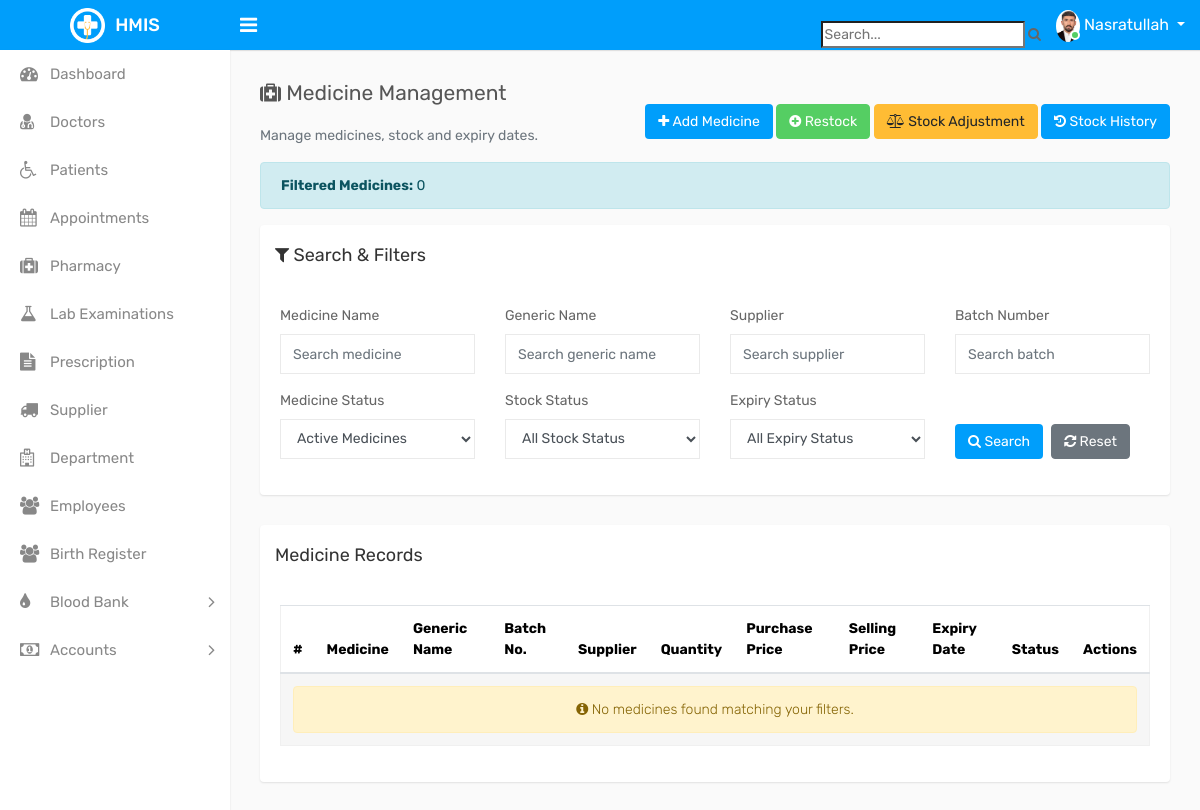
/medicines/ (signed in), run on an earlier commit of the app's database.
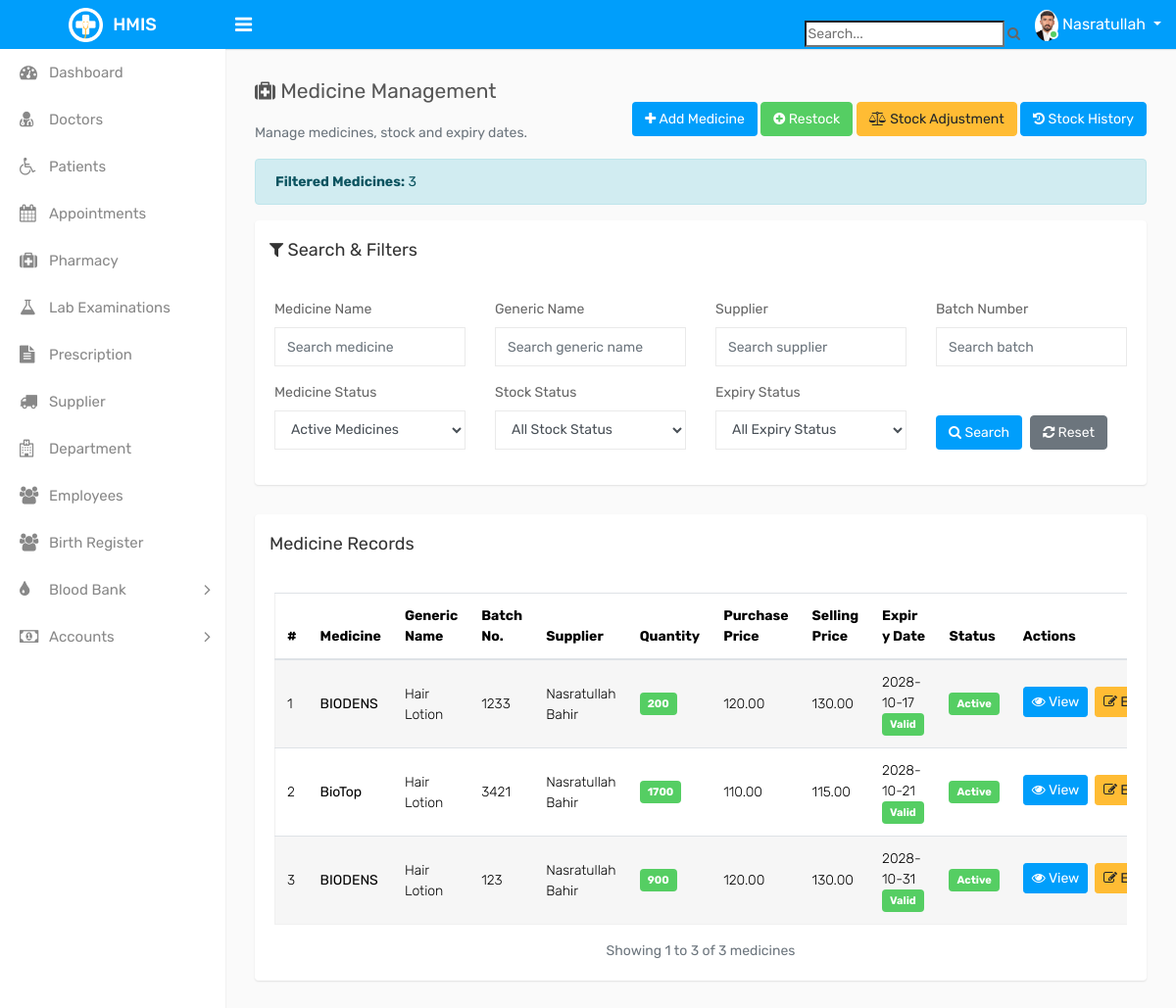
And on a later commit of the database.
### pharmacy/models.py (models this page shows, shortened)
class Medicine(models.Model):
    name = models.CharField(max_length=100)
    generic_name = models.CharField(max_length=100, blank=True, null=True)
    supplier = models.ForeignKey(Supplier, on_delete=models.CASCADE)
    batch_no = models.CharField(max_length=50, unique=True)
    description = models.TextField(blank=True, null=True)
    expiry_date = models.DateField()
    quantity = models.PositiveIntegerField(default=0)
    is_active = models.BooleanField(default=True)
    purchase_price = models.DecimalField(max_digits=10, decimal_places=2)
    selling_price = models.DecimalField(max_digits=10, decimal_places=2)

class Supplier(models.Model):
    name = models.CharField(max_length=100)
    contact = models.CharField(max_length=15)
    email = models.EmailField()
    address = models.TextField()
    about = models.TextField()
    def __str__(self):
        return self.name

### pharmacy/views.py (the view)
# urls.py: path('medicines/', views.medicine_list, name='medicine_list'),
@login_required
def medicine_list(request):
    today = timezone.localdate()
    next_30_days = today + timedelta(days=30)
    status = request.GET.get("status", "active").strip()
    if status not in ["active", "inactive", "all"]:
        status = "active"
    medicines = Medicine.objects.select_related(
        "supplier"
    )
    if status == "active":
        medicines = medicines.filter(is_active=True)
    elif status == "inactive":
        medicines = medicines.filter(is_active=False)
    name = request.GET.get("name", "").strip()
    generic_name = request.GET.get(
        "generic_name", ""
    ).strip()
    supplier = request.GET.get(
        "supplier", ""
    ).strip()
    batch_no = request.GET.get(
        "batch_no", ""
    ).strip()
    if name:
        medicines = medicines.filter(
            name__icontains=name
        )
    if generic_name:
        medicines = medicines.filter(
            generic_name__icontains=generic_name
        )
    if supplier:
        medicines = medicines.filter(
            supplier__name__icontains=supplier
        )
    if batch_no:
        medicines = medicines.filter(
            batch_no__icontains=batch_no
        )
    stock_status = request.GET.get(
        "stock_status", ""
    ).strip()
    if stock_status == "low":
        medicines = medicines.filter(
            quantity__gt=0,
            quantity__lte=10
        )
    elif stock_status == "out":
        medicines = medicines.filter(
            quantity=0
        )
    elif stock_status == "available":
        medicines = medicines.filter(
            quantity__gt=10
        )
    else:
        stock_status = ""
    expiry_status = request.GET.get(
        "expiry_status", ""
    ).strip()
    if expiry_status == "expired":
        medicines = medicines.filter(
            expiry_date__lt=today
        )
    elif expiry_status == "expiring":
        medicines = medicines.filter(
            expiry_date__gte=today,
            expiry_date__lte=next_30_days
        )
    elif expiry_status == "valid":
        medicines = medicines.filter(
            expiry_date__gt=next_30_days
        )
    else:
        expiry_status = ""
    total_medicines = medicines.count()
    medicines = medicines.order_by(
        "expiry_date",
        "name"
    )
    paginator = Paginator(medicines, 10)
    page_number = request.GET.get("page")
    page_obj = paginator.get_page(page_number)
    context = {
        "page_obj": page_obj,
        "medicine": page_obj,
        "total_medicines": total_medicines,
        "status": status,
        "name": name,
        "generic_name": generic_name,
        "supplier": supplier,
        "batch_no": batch_no,
        "stock_status": stock_status,
        "expiry_status": expiry_status,
        "today": today,
        "next_30_days": next_30_days,
    }
    return render(
        request,
        "medicine/medicine_list.html",
        context
    )

### pharmacy/templatetags/group_tags.py (called while the page is built)
@register.filter(name='has_group')
def has_group(user, group_name):
    return user.groups.filter(name=group_name).exists()

### pharmacy/templates/medicine/medicine_list.html (shortened to what the changed rows need)
{% extends 'base.html' %}
{% load static %}
{% load group_tags %}
{% block content %}
<div class="page-wrapper">
    <div class="content">
        <div class="row">
            <div class="col-md-12">
                <div class="alert alert-info">
                    <strong>Filtered Medicines:</strong>
                    {{ total_medicines }}
                </div>
            </div>
        </div>
        <div class="card">
            <div class="card-body">
                <div class="table-responsive">
                    <table class="table table-striped table-hover">
                        <thead>
                            <tr>
                                <th>#</th>
                                <th>Medicine</th>
                                <th>Generic Name</th>
                                <th>Batch No.</th>
                                <th>Supplier</th>
                                <th>Quantity</th>
                                <th>Purchase Price</th>
                                <th>Selling Price</th>
                                <th>Expiry Date</th>
                                <th>Status</th>
                                <th>Actions</th>
                            </tr>
                        </thead>
                        <tbody>
                            {% for medicine in page_obj %}
                                <tr>
                                    <td>
                                        {{ page_obj.start_index|add:forloop.counter0 }}
                                    </td>
                                    <td>
                                        <strong>
                                            {{ medicine.name }}
                                        </strong>
                                    </td>
                                    <td>
                                        {{ medicine.generic_name|default:"—" }}
                                    </td>
                                    <td>
                                        {{ medicine.batch_no }}
                                    </td>
                                    <td>
                                        {{ medicine.supplier }}
                                    </td>
                                    <td>
                                        {% if medicine.quantity == 0 %}
                                            <span class="badge badge-danger">
                                                Out of Stock
                                            </span>
                                        {% elif medicine.quantity <= 10 %}
                                            <span class="badge badge-warning">
                                                {{ medicine.quantity }} (Low)
                                            </span>
                                        {% else %}
                                            <span class="badge badge-success">
                                                {{ medicine.quantity }}
                                            </span>
                                        {% endif %}
                                    </td>
                                    <td>
                                        {{ medicine.purchase_price }}
                                    </td>
                                    <td>
                                        {{ medicine.selling_price }}
                                    </td>
                                    <td>
                                        {{ medicine.expiry_date|date:"Y-m-d" }}
                                        {% if medicine.expiry_date < today %}
                                            <br>
                                            <span class="badge badge-danger">
                                                Expired
                                            </span>
                                        {% elif medicine.expiry_date <= next_30_days %}
                                            <br>
                                            <span class="badge badge-warning">
                                                Expiring Soon
                                            </span>
                                        {% else %}
                                            <br>
                                            <span class="badge badge-success">
                                                Valid
                                            </span>
                                        {% endif %}
                                    </td>
                                    <td>
                                        {% if medicine.is_active %}
                                            <span class="badge badge-success">
                                                Active
                                            </span>
                                        {% else %}
                                            <span class="badge badge-secondary">
                                                Inactive
                                            </span>
                                        {% endif %}
                                    </td>
                                    <td class="table-actions">
                                        <a href="{% url 'medicine_detail' medicine.pk %}"
                                           class="btn btn-sm btn-info mb-1">
                                            <i class="fa fa-eye"></i>
                                            View
                                        </a>
                                        {% if user|has_group:"Admin" or user|has_group:"Pharmacist" %}
                                            <a href="{% url 'medicine_update' medicine.pk %}"
                                               class="btn btn-sm btn-warning mb-1">
                                                <i class="fa fa-edit"></i>
                                                Edit
                                            </a>
                                        {% endif %}
                                    </td>
                                </tr>
                            {% empty %}
                                <tr>
                                    <td colspan="11"
                                        class="text-center">
                                        <div class="alert alert-warning mb-0">
                                            <i class="fa fa-info-circle"></i>
                                            No medicines found matching your filters.
                                        </div>
                                    </td>
                                </tr>
                            {% endfor %}
                        </tbody>
                    </table>
                </div>
                {% if page_obj.paginator.count %}
                    <div class="text-center text-muted">
                        Showing
                        {{ page_obj.start_index }}
                        to
                        {{ page_obj.end_index }}
                        of
                        {{ page_obj.paginator.count }}
                        medicines
                    </div>
                {% endif %}
            </div>
        </div>
    </div>
</div>
{% endblock %}

What changed in the data, as far as the page shows it:
added Medicine: start_index|add "1", name "BIODENS", generic_name "Hair Lotion", batch_no "1233", supplier "Nasratullah Bahir", quantity "200", purchase_price "120.00", selling_price "130.00", expiry_date "2028-10-17", shows "Valid", is_active "Active"
added Medicine: start_index|add "2", name "BioTop", generic_name "Hair Lotion", batch_no "3421", supplier "Nasratullah Bahir", quantity "1700", purchase_price "110.00", selling_price "115.00", expiry_date "2028-10-21", shows "Valid", is_active "Active"
added Medicine: start_index|add "3", name "BIODENS", generic_name "Hair Lotion", batch_no "123", supplier "Nasratullah Bahir", quantity "900", purchase_price "120.00", selling_price "130.00", expiry_date "2028-10-31", shows "Valid", is_active "Active"
Also different on the page:
{{ total_medicines }}: "0" → "3"
{{ page_obj.start_index }}: (not shown) → "1"
{{ page_obj.end_index }}: (not shown) → "3"
{{ page_obj.paginator.count }}: (not shown) → "3"
text no longer shown: "No medicines found matching your filters."
text now shown: "Showing to of medicines"
